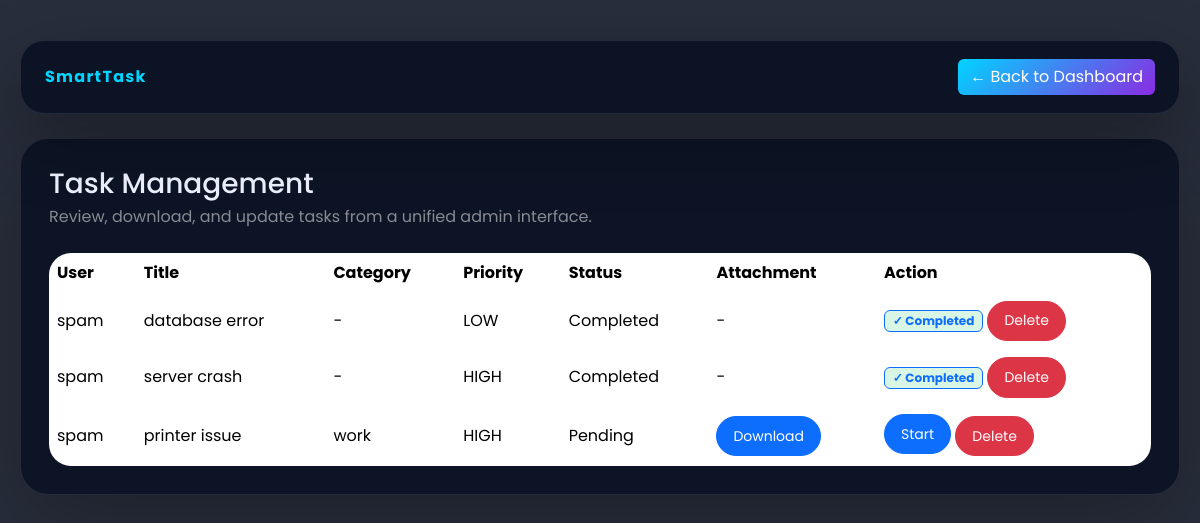
Page /manage_tasks (signed in) on the earlier database version.
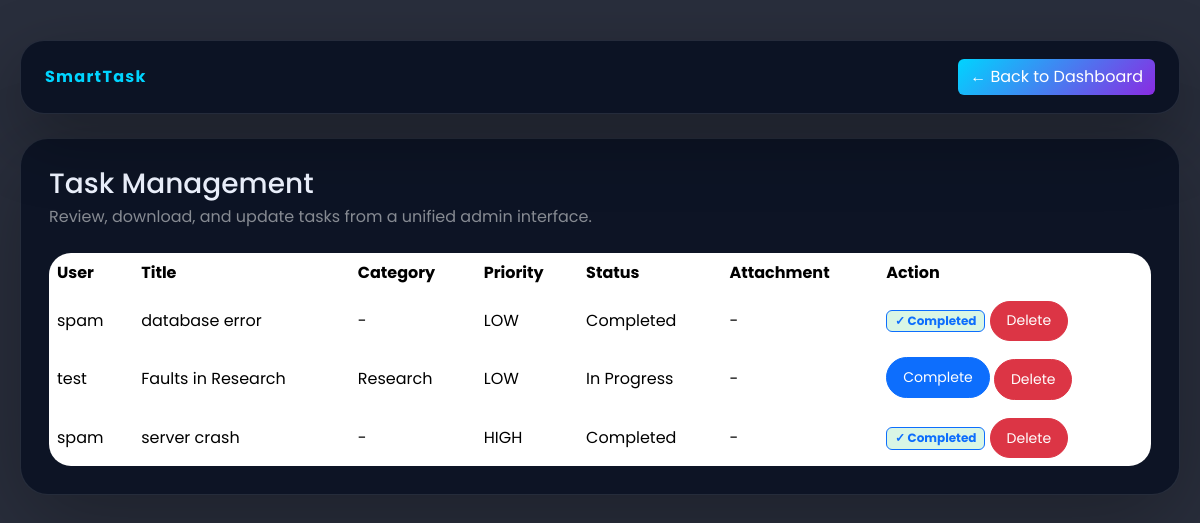
Same page on the later database version.
### tables this page shows
CREATE TABLE tasks (
            id INTEGER PRIMARY KEY AUTOINCREMENT,
            title TEXT NOT NULL,
            description TEXT NOT NULL,
            status TEXT DEFAULT 'Pending',
            priority TEXT,
            due_date DATE,
            user_id INTEGER, category TEXT, file_path TEXT,
            FOREIGN KEY (user_id) REFERENCES users(id)

        );

CREATE TABLE users (
            id INTEGER PRIMARY KEY AUTOINCREMENT,
            username TEXT NOT NULL,
            email TEXT NOT NULL,
            password TEXT NOT NULL,
            role TEXT DEFAULT 'user'
        );

### app.py (the view)
@app.route("/manage_tasks")
def manage_tasks():
    if session.get('role')!='admin':
        return redirect(url_for("login"))
    conn = getdb()
    cursor = conn.cursor()
    cursor.execute("""
        SELECT t.id, t.title, t.description, t.status, t.priority, t.due_date, t.user_id, u.username, t.category, t.file_path
        FROM tasks t
        LEFT JOIN users u ON t.user_id = u.id
        ORDER BY t.priority DESC
    """)
    tasks = cursor.fetchall()
    conn.close()
    return render_template("manage_tasks.html", tasks=tasks)

### app.py (called while the page is built)
@app.after_request
def set_cache_headers(response):
    if response.status_code in [301, 302, 303, 307, 308]:
        response.headers['Cache-Control'] = 'no-store, no-cache, must-revalidate, max-age=0'
        response.headers['Pragma'] = 'no-cache'
        response.headers['Expires'] = '0'
    elif request.endpoint and request.endpoint in ['login', 'register', 'logout', 'user_dashboard', 'admin_dashboard']:
        response.headers['Cache-Control'] = 'no-store, no-cache, must-revalidate, max-age=0, private'
        response.headers['Pragma'] = 'no-cache'
        response.headers['Expires'] = '0'
    elif request.method == 'POST':
        response.headers['Cache-Control'] = 'no-store, no-cache, must-revalidate, max-age=0'
        response.headers['Pragma'] = 'no-cache'
        response.headers['Expires'] = '0'
    return response

def getdb():
    conn = sqlite3.connect(DB_PATH)
    return conn

### templates/manage_tasks.html (shortened to what this page needs)
<!DOCTYPE html>
<html lang="en">
<head>
    <link href="https://cdn.jsdelivr.net/npm/bootstrap@5.3.2/dist/css/bootstrap.min.css" rel="stylesheet">
    <link href="https://cdn.jsdelivr.net/npm/bootstrap-icons/font/bootstrap-icons.css" rel="stylesheet">
</head>
<body>
    <div class="page-shell">
        <div class="topbar d-flex flex-column flex-md-row justify-content-between align-items-center gap-3">
            <a href="/" class="navbar-brand mb-0">SmartTask</a>
            <a href="/admin_dashboard" class="btn btn-glow">← Back to Dashboard</a>
        </div>
        <div class="content-card">
            <div class="d-flex justify-content-between align-items-center mb-4">
                <div>
                    <h3 class="mb-1">Task Management</h3>
                    <p class="text-white-50 mb-0">Review, download, and update tasks from a unified admin interface.</p>
                </div>
            </div>
            <div class="table-responsive">
                <table class="table table-borderless align-middle mb-0">
                    <thead><tr><th>User</th><th>Title</th><th>Category</th><th>Priority</th><th>Status</th><th>Attachment</th><th>Action</th></tr></thead>
                    <tbody>
                        {% for task in tasks %}
                        <tr>
                            <td>{{ task[7] if task[7] else 'Unknown' }}</td>
                            <td>{{ task[1] }}</td>
                            <td>{{ task[8] if task[8] else '-' }}</td>
                            <td>{{ task[4] }}</td>
                            <td>{{ task[3] }}</td>
                            <td>
                                {% if task[9] %}
                                    <a href="/admin_download/{{ task[0] }}" class="btn btn-primary btn-sm btn-action">Download</a>
                                {% else %}
                                    -
                                {% endif %}
                            </td>
                            <td>
                                {% if task[3] == 'Pending' %}
                                    <a href="/admin_start_task/{{ task[0] }}" class="btn btn-primary btn-sm btn-action mb-1" onclick="return confirm('Start this task?')">Start</a>
                                {% elif task[3] == 'In Progress' %}
                                    <a href="/admin_complete_task/{{ task[0] }}" class="btn btn-primary btn-sm btn-action mb-1" onclick="return confirm('Mark this task as completed?')">Complete</a>
                                {% else %}
                                    <span class="badge border border-primary text-primary badge-completed">✓ Completed</span>
                                {% endif %}
                                <a href="/admin_delete_task/{{ task[0] }}?next=manage_tasks" class="btn btn-danger btn-sm btn-action" onclick="return confirm('Delete this task permanently?')">Delete</a>
                            </td>
                        </tr>
                        {% endfor %}
                    </tbody>
                </table>
            </div>
        </div>
    </div>
</body>
</html>

Differences in the rows shown:
removed tasks: username "spam", title "printer issue", category "work", priority "HIGH", status "Pending"
added tasks: username "test", title "Faults in Research", category "Research", priority "LOW", status "In Progress"
